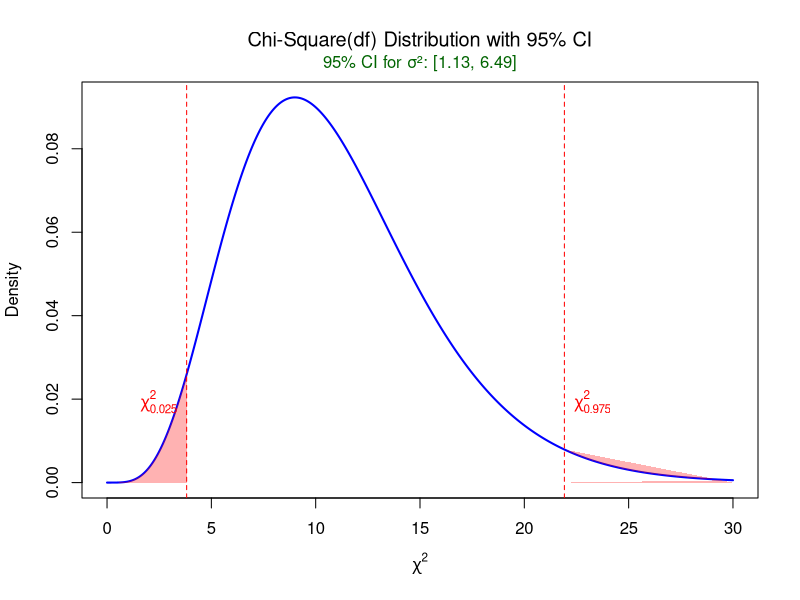

The R source for this figure:
## ---- chunk 1
# --- Parameters ---
n <- 12                     # sample size
s2 <- 2.25                  # sample variance
alpha <- 0.05               # significance level
df <- n - 1                 # degrees of freedom

# --- Critical values from Chi-Square distribution ---
chi_lower <- qchisq(1 - alpha/2, df)
chi_upper <- qchisq(alpha/2, df)

# --- Confidence Interval for Population Variance ---
lower_var <- (df * s2) / chi_lower
upper_var <- (df * s2) / chi_upper

# --- Confidence Interval for Population Standard Deviation ---
lower_sd <- sqrt(lower_var)
upper_sd <- sqrt(upper_var)

# --- Print Results ---
cat("95% Confidence Interval for σ²:", round(lower_var, 2), "to", round(upper_var, 2), "\n")
cat("95% Confidence Interval for σ :", round(lower_sd, 2), "to", round(upper_sd, 2), "\n")

# --- Visualization ---
x <- seq(0, 30, length.out = 1000)
y <- dchisq(x, df)

plot(x, y, type = "l", lwd = 2, col = "blue",
     main = expression(paste("Chi-Square(", df, ") Distribution with 95% CI")),
     xlab = expression(chi^2), ylab = "Density")

# Shade critical regions
polygon(c(x[x >= chi_lower], chi_lower, max(x)), 
        c(y[x >= chi_lower], 0, 0), 
        col = rgb(1, 0, 0, 0.3), border = NA)

polygon(c(x[x <= chi_upper], chi_upper, min(x)), 
        c(y[x <= chi_upper], 0, 0), 
        col = rgb(1, 0, 0, 0.3), border = NA)

# Add reference lines
abline(v = c(chi_lower, chi_upper), col = "red", lty = 2)
text(chi_lower, max(y)/5, labels = expression(chi[0.975]^2), pos = 4, col = "red")
text(chi_upper, max(y)/5, labels = expression(chi[0.025]^2), pos = 2, col = "red")

# Add title for confidence interval
mtext(sprintf("95%% CI for σ²: [%.2f, %.2f]", lower_var, upper_var),
      side = 3, line = 0.5, col = "darkgreen")
